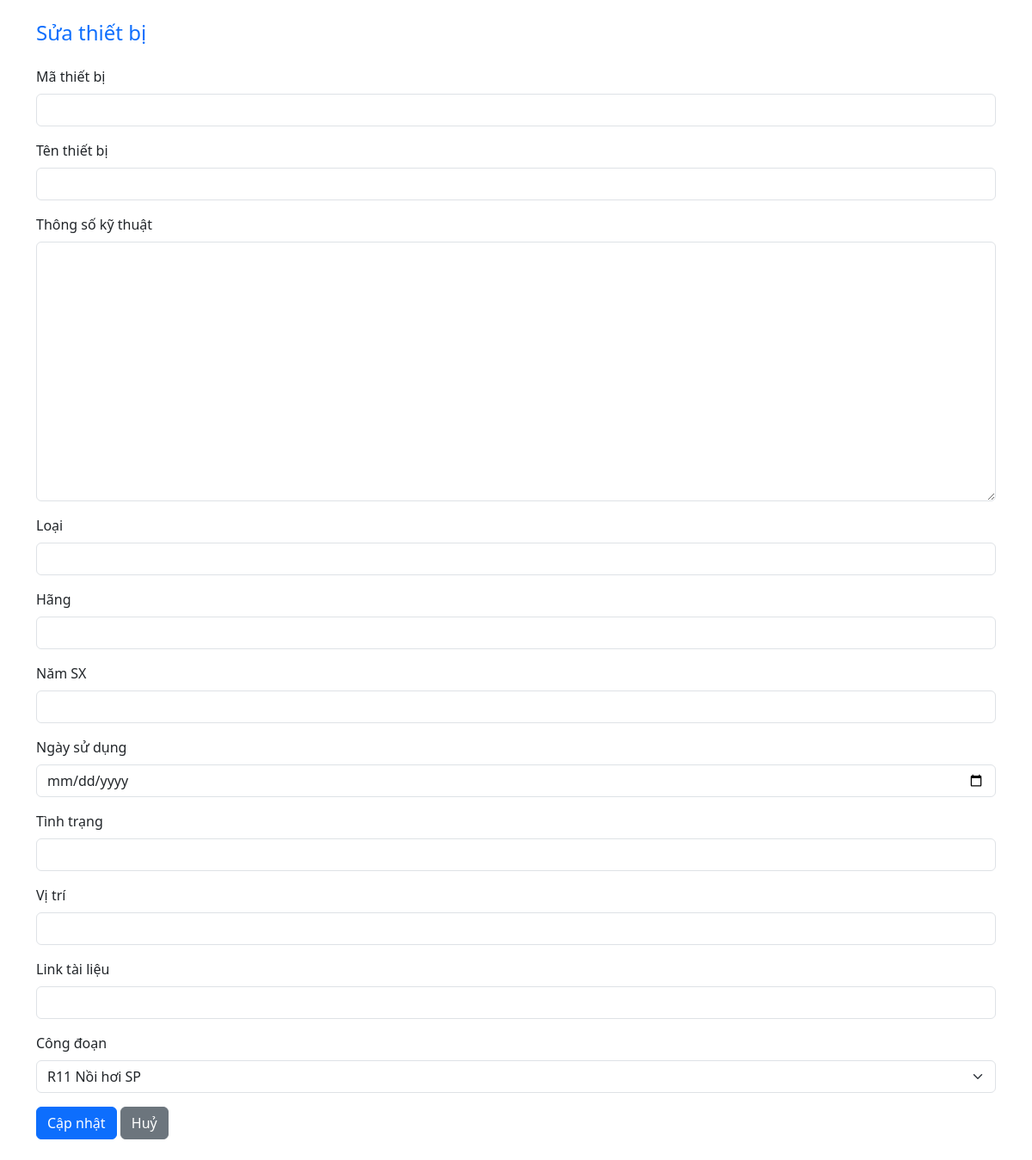
The app's page /edit/14 (signed in), older data.
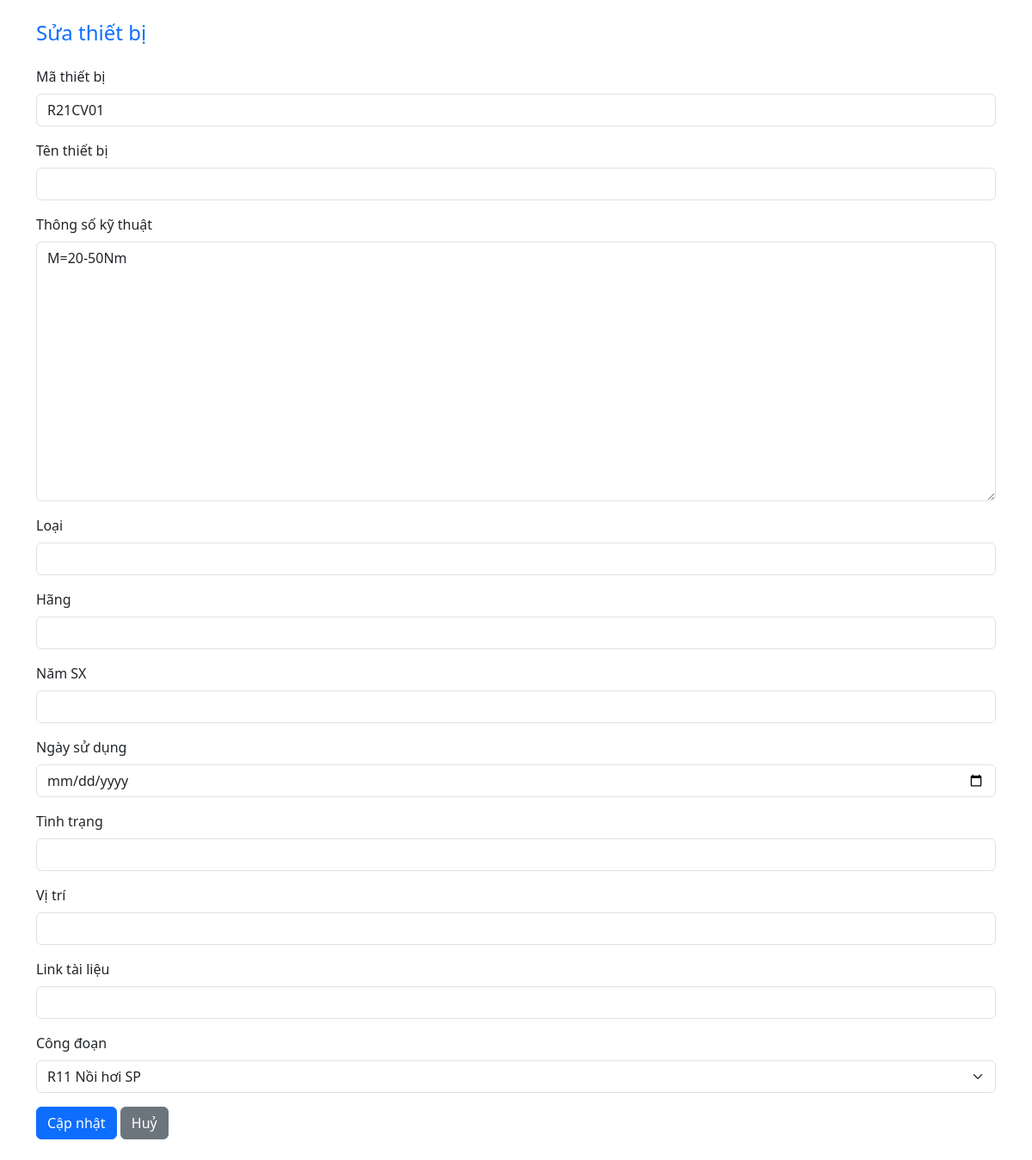
The same page, newer data.
### tables this page shows
CREATE TABLE devices (
    id INTEGER PRIMARY KEY AUTOINCREMENT,
    code TEXT,
    name TEXT,
    specs TEXT,
    category TEXT,
    manufacturer TEXT,
    year TEXT,
    date_in_use TEXT,
    status TEXT,
    location TEXT,
    link TEXT,
    stage TEXT
);

### app.py (the view)
@app.route('/edit/<int:id>', methods=['GET'])
def show_edit_device(id):
    if 'user' not in session or session['user']['role'] != 'admin':
        return redirect(url_for('login'))
    conn = get_db()
    device = conn.execute('SELECT * FROM devices WHERE id=?', (id,)).fetchone()
    conn.close()
    return render_template('edit_device.html', device=device, stages=get_stages())

### app.py (called while the page is built)
def get_db():
    conn = sqlite3.connect(DB_FILE)
    conn.row_factory = sqlite3.Row
    return conn

def get_stages():
    return [
        'R11 Nồi hơi SP', 'R21 Nồi hơi AQC', 'R31 Tua Bin',
        'R51 Xử lý nước', 'S41 S71 Bơm cấp nước', 'S61 Tháp giải nhiệt', 'PLC', 'Thiết bị chung'
    ]

### templates/edit_device.html (shortened to what this page needs)
<!DOCTYPE html>
<html lang="vi">
<head>
  <link href="https://cdn.jsdelivr.net/npm/bootstrap@5.3.0/dist/css/bootstrap.min.css" rel="stylesheet">
</head>
<body class="p-4">
  <div class="container">
    <h4 class="mb-4 text-primary">Sửa thiết bị</h4>
    <form method="post" action="{{ url_for('update_device') }}">
      {% for field, label in [
        ('code','Mã thiết bị'), ('name','Tên thiết bị'), ('specs','Thông số kỹ thuật'),
        ('category','Loại'), ('manufacturer','Hãng'), ('year','Năm SX'),
        ('date_in_use','Ngày sử dụng'), ('status','Tình trạng'), ('location','Vị trí'),
        ('link','Link tài liệu')
      ] %}
      <div class="mb-3">
        <label class="form-label">{{label}}</label>
        {% if field == 'specs' %}
          <textarea class="form-control" name="{{field}}" rows="12">{{ device[field] }}</textarea>
        {% elif field == 'date_in_use' %}
          <input type="date" class="form-control" name="{{field}}" value="{{ device[field] }}">
        {% else %}
          <input type="text" class="form-control" name="{{field}}" value="{{ device[field] }}">
        {% endif %}
      </div>
      {% endfor %}
      <div class="mb-3">
        <label class="form-label">Công đoạn</label>
        <select class="form-select" name="stage">
          {% for s in stages %}
            <option value="{{ s }}" {% if s == device['stage'] %}selected{% endif %}>{{ s }}</option>
          {% endfor %}
        </select>
      </div>
      <button type="submit" class="btn btn-primary">Cập nhật</button>
      <a href="{{ url_for('index') }}" class="btn btn-secondary">Huỷ</a>
    </form>
  </div>
</body>
</html>

Row changes from the older to the newer data that the page shows:
added devices: code "R21CV01", specs "M=20-50Nm", stage "R11 Nồi hơi SP"
Text that changed along with them:
form field stage: "R11 Nồi hơi SP" → (not shown)
